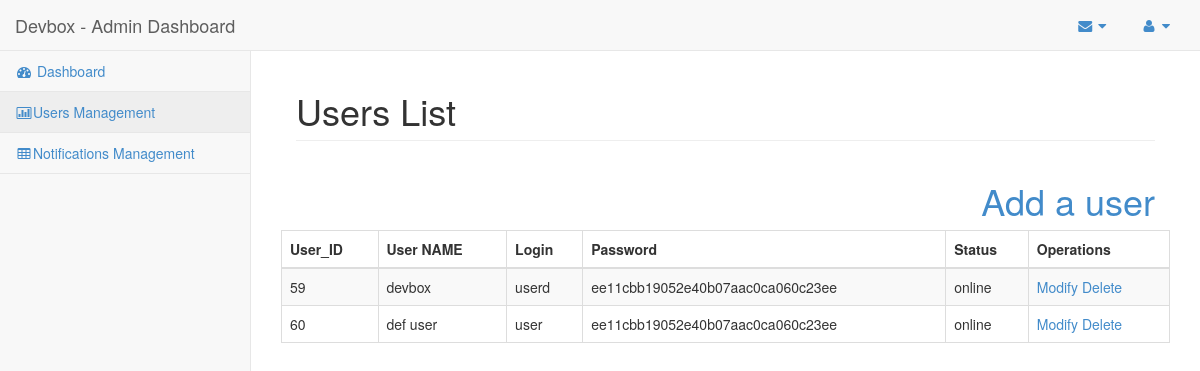
The page /src/Adm/users.php on the database as committed earlier.
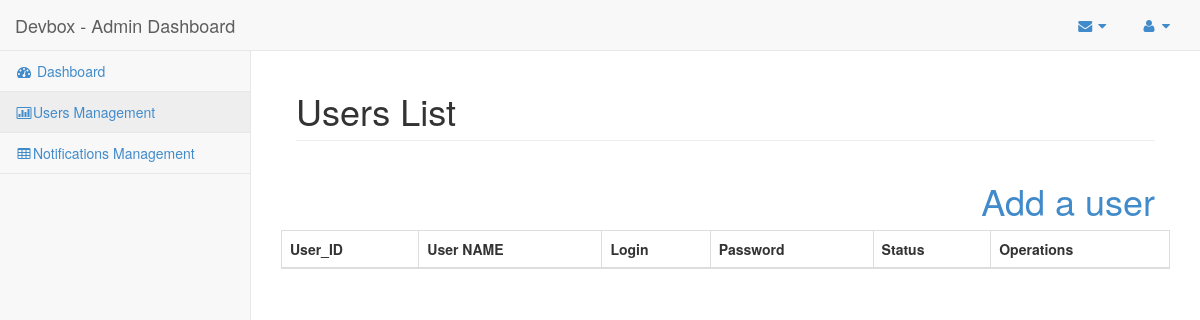
The same page on the database as committed later.
### tables this page shows
CREATE TABLE IF NOT EXISTS `users` (
  `user_id` int(11) NOT NULL AUTO_INCREMENT,
  `user_name` varchar(50) NOT NULL,
  `user_login` varchar(50) NOT NULL,
  `user_password` varchar(50) NOT NULL,
  `status` varchar(20) NOT NULL DEFAULT 'offline',
  PRIMARY KEY (`user_id`)
);

### src/Config/dbConn.class.php (called while the page is built, shortened)
<?php
class dbConn
{
protected static $db;
private function __construct()
{
    try {
self::$db = new PDO('mysql:host=localhost;dbname=devbox', 'root', 'linux');
        self::$db->setAttribute(PDO::ATTR_ERRMODE, PDO::ERRMODE_EXCEPTION);
    } catch (PDOException $e) {
echo "Connection Error: " . $e->getMessage();
    }
}
public static function getConnection()
{
return self::$db;
}
}

### src/Controller/User_Controller.class.php (called while the page is built, shortened)
<?php
class User_Controller
{
    public $user;
    public function __construct()
    {
        $this->user= new User();
    }
    public function search_action($id)
    {
        $this->user->setuserid($id);
        return $this->user->getusersbyid();
    }
    public function index()
    {
        $data=$this->user->getusers();
        return $data ;
    }
}

### src/Model/User.class.php (called while the page is built, shortened)
<?php
class User extends Person
{
    public $db;
public function __construct()
{
    $this->db=new UserDAO();
}
    public function getusers()
    {
        $data=$this->db->getusersdao();
        return $data;
    }
}

### src/DAO/UserDAO.class.php (called while the page is built, shortened)
<?php
class UserDAO
{
    public $dao;
    public function __construct()
    {
        $this->dao=dbConn::getConnection();
    }
    public function getusersdao()
    {
        $data=$this->dao->prepare("select * from users");
        $data->execute();
        return $data;
    }
}

### src/Adm/users.php (the view, shortened to what this page needs)
<!DOCTYPE html>
<html lang="en">
<head>
    <link href="css/bootstrap.min.css" rel="stylesheet">
    <link href="css/plugins/metisMenu/metisMenu.min.css" rel="stylesheet">
    <link href="css/sb-admin-2.css" rel="stylesheet">
    <link href="font-awesome-4.1.0/css/font-awesome.min.css" rel="stylesheet" type="text/css">
</head>
<body>
    <div id="wrapper">
        <nav class="navbar navbar-default navbar-static-top" role="navigation" style="margin-bottom: 0">
            <div class="navbar-header">
                <a class="navbar-brand" href="index.php">Devbox - Admin Dashboard</a>
            </div>
            <ul class="nav navbar-top-links navbar-right">
                <li class="dropdown">
                    <a class="dropdown-toggle" data-toggle="dropdown" href="#">
                        <i class="fa fa-envelope fa-fw"></i>  <i class="fa fa-caret-down"></i>
                    </a>
                </li>
                <li class="dropdown">
                    <a class="dropdown-toggle" data-toggle="dropdown" href="#">
                        <i class="fa fa-user fa-fw"></i>  <i class="fa fa-caret-down"></i>
                    </a>
                </li>
            </ul>
            <div class="navbar-default sidebar" role="navigation">
                <div class="sidebar-nav navbar-collapse">
                    <ul class="nav" id="side-menu">
                        <li>
                            <a  href="index.php"><i class="fa fa-dashboard fa-fw"></i> Dashboard</a>
                        </li>
                        <li>
                            <a  class="active" href="users.php"><i class="fa fa-bar-chart-o fa-fw"></i>Users Management</a>
                                                 </li>
                        <li>
                            <a   href="notifications.php"><i class="fa fa-table fa-fw"></i>Notifications Management</a>
                        </li>
                            </ul>
                </div>
            </div>
        </nav>
        <div id="page-wrapper">
            <div class="container-fluid">
                <div class="row">
                    <div class="col-lg-12">
                        <h1 class="page-header">Users List      </h1><div id="div1"></div><h1 id="adduser"><a href="add_user_view.php">Add a user</a></h1>
                    </div>
                </div>
            </div>
            <div class="table-responsive" >
                                <table class="table table-striped table-bordered table-hover" id="dataTables-example">
                                    <thead>
                                        <tr>
                                            <th>User_ID</th>
                                            <th>User NAME</th>
                                            <th>Login</th>
                                            <th>Password</th>
                                            <th>Status</th>
                                             <th>Operations</th>
                                        </tr>
                                    </thead>
                                    <tbody id="test">
                                      <?php
                                      $user= new User_Controller();
                                      $result=$user->index();
                                      while ($data=$result->fetch()) {
                                          echo '<tr class="odd gradeC">';
                                          echo"<td>".$data['user_id']."</td>";
                                          echo"<td>".$data['user_name']."</td>";
                                          echo"<td>".$data['user_login']."</td>";
                                          echo"<td>".$data['user_password']."</td>";
                                          echo"<td>".$data['status']."</td>"; ?>
											<td><a href="modify_user_view.php?id=<?php echo $data['user_id']; ?>" >Modify</a> <a href="#" id="del">Delete</a></td>
											<?php
                                      echo "</tr>";
                                      }
                                      ?>
                                    </tbody>
                                </table>
                            </div>
        </div>
    </div>
</body>
</html>

### src/Adm/css/sb-admin-2.css (style rules this page uses)
body { background-color: #f8f8f8; }
#wrapper { width: 100%; }
#page-wrapper { padding: 0 15px; min-height: 568px; background-color: #fff; }
@media (min-width:768px) { #page-wrapper { position: inherit; margin: 0 0 0 250px; padding: 0 30px; border-left: 1px solid #e7e7e7; } }
.navbar-top-links { margin-right: 0; }
.navbar-top-links li { display: inline-block; }
.navbar-top-links li:last-child { margin-right: 15px; }
.navbar-top-links li a { padding: 15px; min-height: 50px; }
.sidebar .sidebar-nav.navbar-collapse { padding-right: 0; padding-left: 0; }
.sidebar ul li { border-bottom: 1px solid #e7e7e7; }
.sidebar ul li a.active { background-color: #eee; }
@media (min-width:768px) { .sidebar { z-index: 1; position: absolute; width: 250px; margin-top: 51px; } }

### src/Adm/users.php (style rules this page uses)
#adduser { float:right; }

Rows that differ between the two databases and show on the page:
removed users: user_id "59", user_name "devbox", user_login "userd", user_password "ee11cbb19052e40b07aac0ca060c23ee", status "online"
removed users: user_id "60", user_name "def user", user_login "user", user_password "ee11cbb19052e40b07aac0ca060c23ee", status "online"
